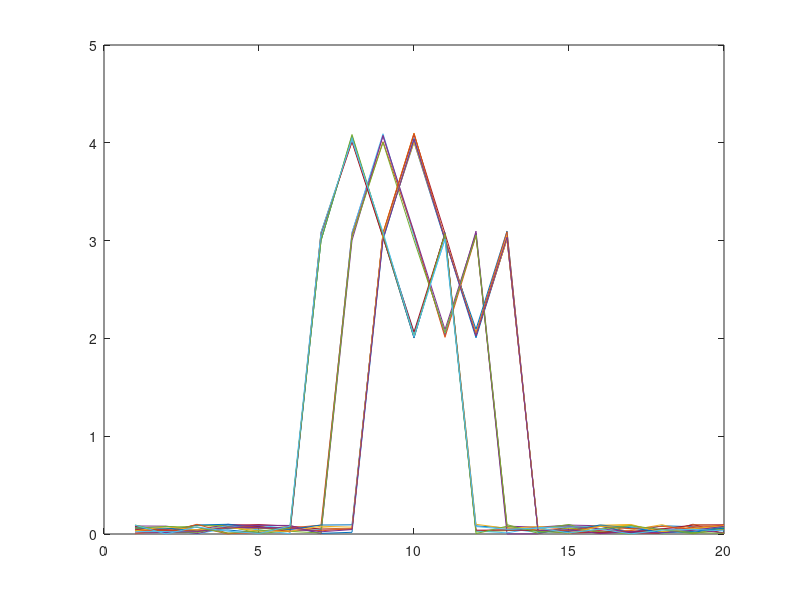
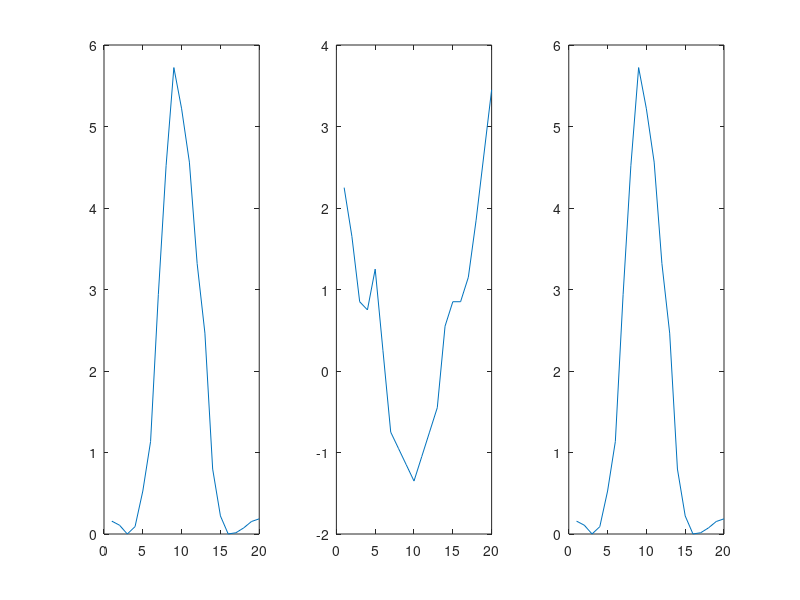

Write MATLAB code to recreate these figures, in order.
clear all; close all;


L = 20;
N = 20;

[Xgrid,Ygrid] = meshgrid(1:L,1:L);
D = double(abs(Xgrid-Ygrid));

% template = sin(linspace(0,pi,L/2));
template = sin(linspace(0,2*pi,L/4)) + 3;

X = zeros(N,L);
for ii=1:N
    % random shift
%     start = randi(L-length(template));
    start = 5+randi(3);
    X(ii, (1+start):(1+start+length(template)-1)) = template;
end

% random noise
X = X + 0.1*rand(size(X));
figure(1);
plot(X');

% br = rand(L,1);
% br = 0.5*ones(L,1);
br = mean(X)';

for iter =1:50
    alpha = zeros(L,1);
    for ii=1:N
        xi = X(ii,:);
        xi = reshape(xi,[numel(xi),1]);
        ai = sum(xi) / sum(br);
        aib = ai*br;
        
        % dual
        A = sparse([kron(eye(L),ones(L,1)), kron(ones(L,1),eye(L))]);
        b = D(:);
        f = -[aib;xi];
        alpha_beta_i = linprog(f,A,b);
        alpha = alpha + alpha_beta_i(1:L);
    end
    

    
    alpha = alpha / N;
    
    c = 1;
    while min(br - c*alpha)<0
        c = c*0.9;
    end
    br_new = br-c*alpha;

%     br = br-min(br);
%     br = br/max(abs(br))*10;

    figure(2);
    subplot(1,3,1);
    plot(br);
    subplot(1,3,2);
    plot(alpha);
    subplot(1,3,3);
    plot(br_new);
    drawnow;
    
%     pause;
    
    br = br_new;
end


% % dual
% A = sparse([kron(eye(L),ones(L,1)), kron(ones(L,1),eye(L))]);
% b = D(:);
% f = -[aib;x];
% alpha_beta = linprog(f,A,b);

% % primal
% f = D(:);
% A = -eye(L*L);
% b = zeros(L*L,1);
% Aeq = [kron(ones(1,L), eye(L)); kron(eye(L),ones(1,L))];
% beq = [xi;aib];
% vecP = linprog(f,A,b,Aeq, beq);
% Pi = reshape(vecP, [L,L]);
